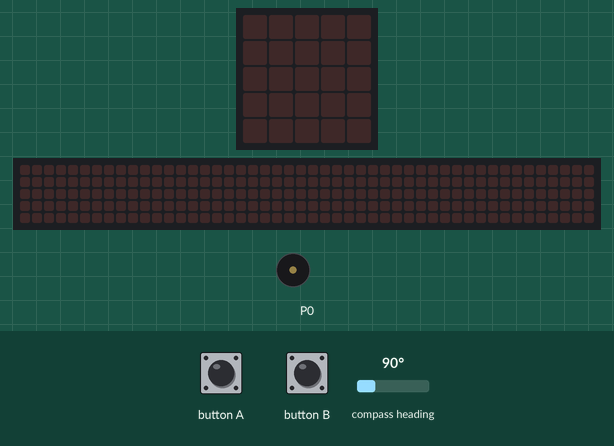
Simulated run of this program. Board: BBC micro:bit (MakeCode). Shown: the board's 5×5 LED display, a strip that is not on the board, showing the scrolling text unrolled, buzzer (waves = sounding). The test bench sets the inputs (shaded band); at power-on: compass heading 90°. The 48×5 strip is a reading aid, not a part: it shows the text the display is scrolling, unrolled, one strip-width of it at a time; the compass is already calibrated.

Above: at 1.2 s.
1.3 s: button B pressed for 0.15 s
At 7.6 s:
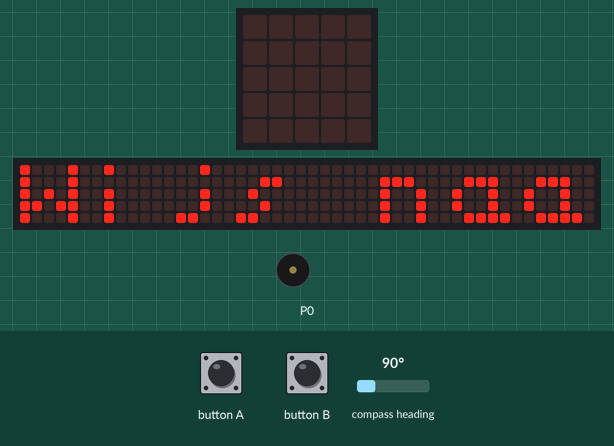
At 24.03 s:
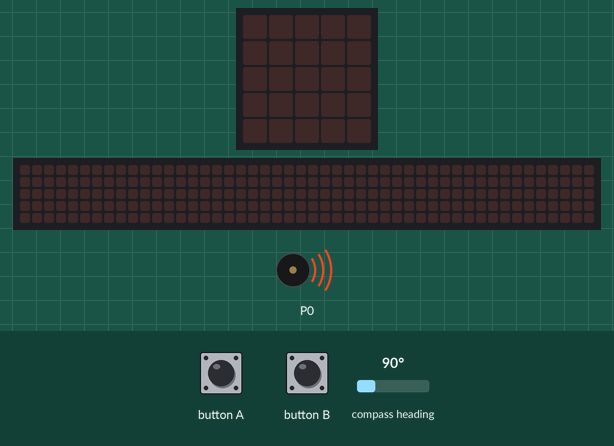
Timing chart, 0 to 25.7 s (numbered marks = the images above; inputs shaded):
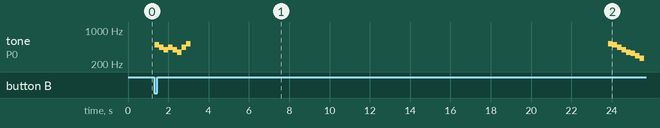

Measured:
- after the input at 1.3 s, tone on P0: plays 494 Hz for 0.23 s, 440 Hz for 0.23 s, 392 Hz for 0.23 s, 440 Hz for 0.23 s, 392 Hz for 0.23 s, 349 Hz for 0.23 s … (16 notes in this stretch), starting at once; the display: changes after 1.8 s (image 1)
- what the display in image 1 shows lasts 0.6 s, from 7.2 s to 7.8 s

The program:

main.ts
```typescript
let direction = 0
basic.forever(function () {
    direction = input.compassHeading()
    if (direction < 5 || direction > 355) {
        basic.showString("N")
        music.ringTone(262)
    } else if (input.buttonIsPressed(Button.A)) {
        basic.showNumber(direction)
    } else if (input.buttonIsPressed(Button.B)) {
        music.playMelody("B A G A G F A C5 ", 270)
        basic.showString("Wijs naar het noorden.")
        music.playMelody("C5 B A G F E D C ", 270)
    } else {
        basic.clearScreen()
        music.ringTone(0)
    }
})
```

test.ts
```typescript
// tests gaan hier; deze zal niet worden gecompileerd wanneer dit pakket wordt gebruikt als extensie.
```
